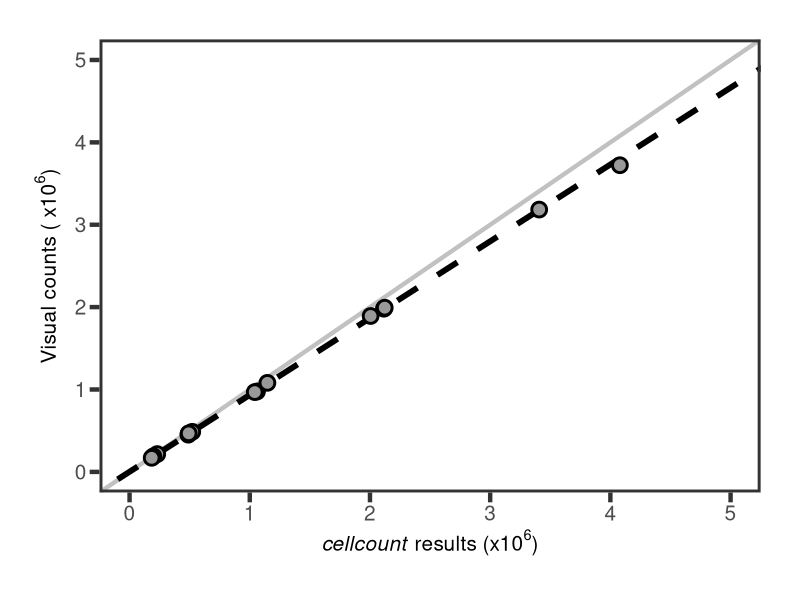
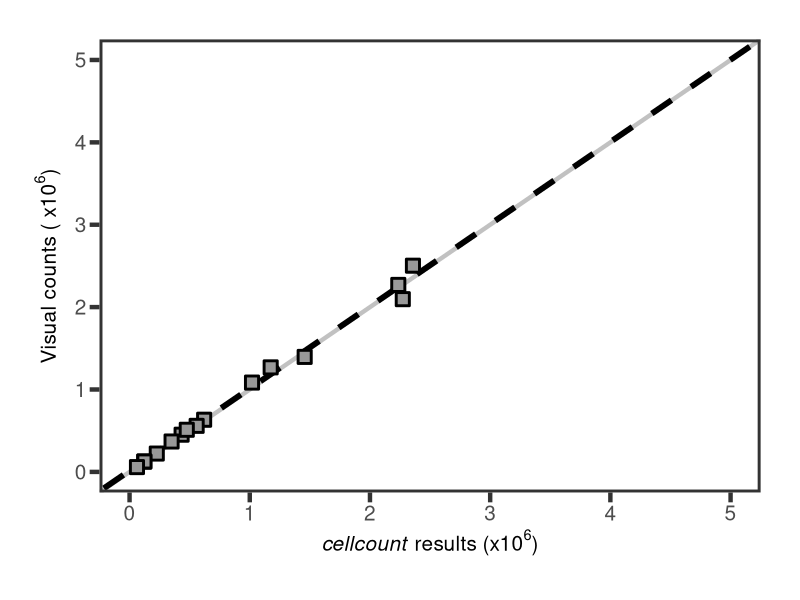
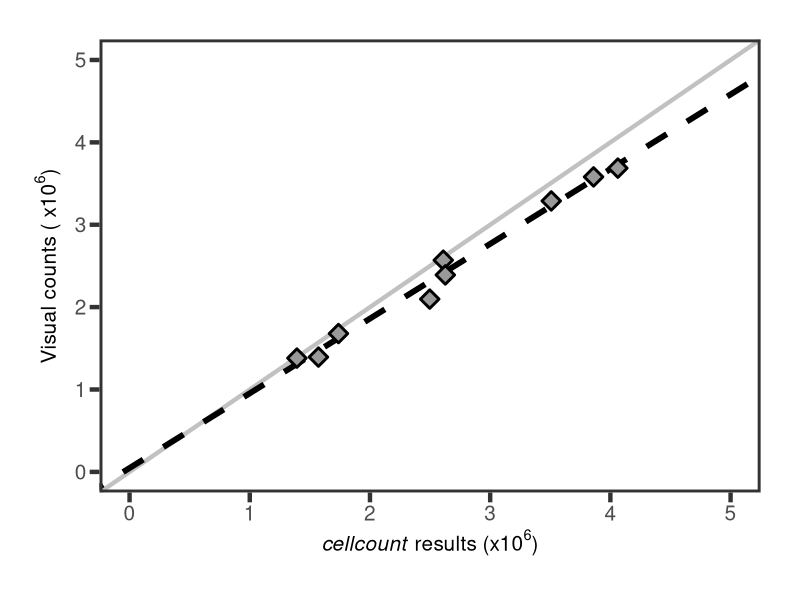
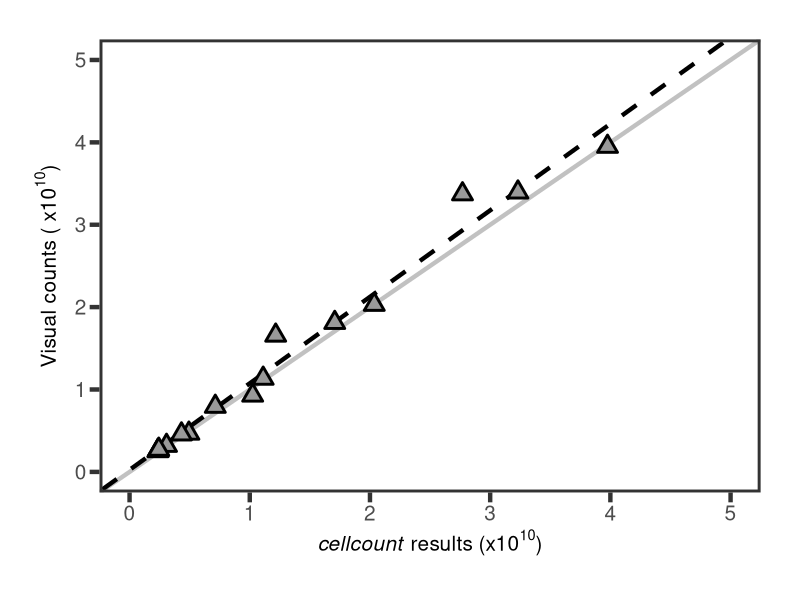
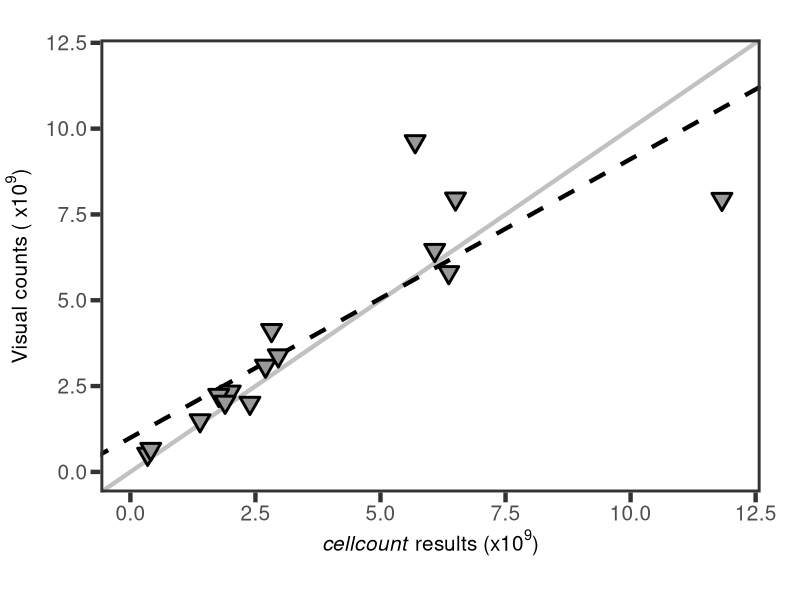
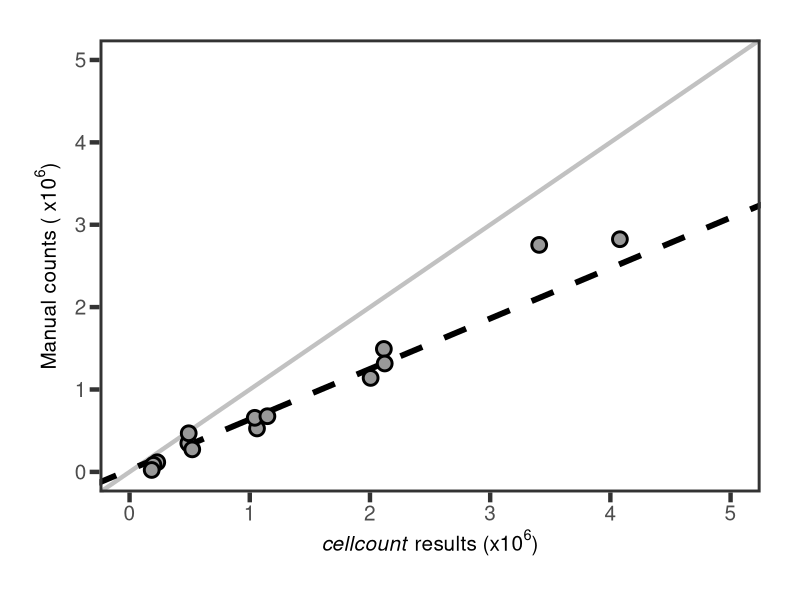
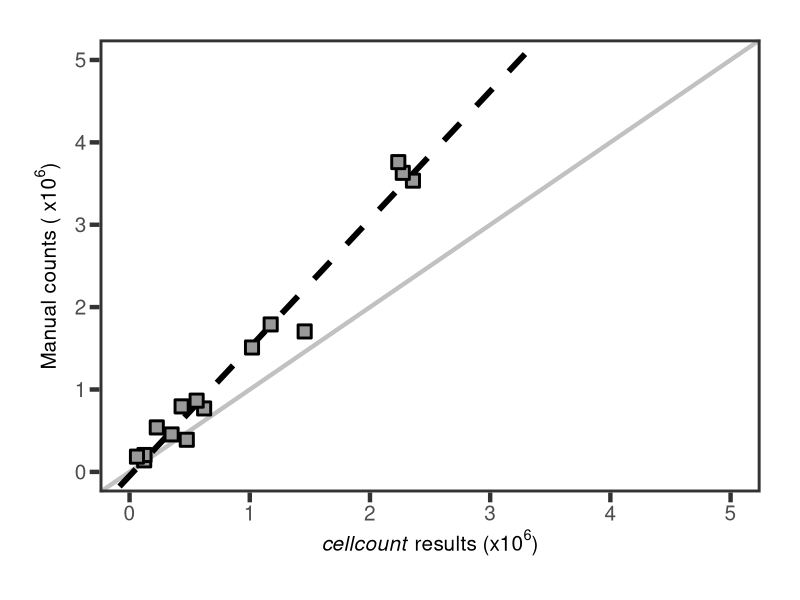
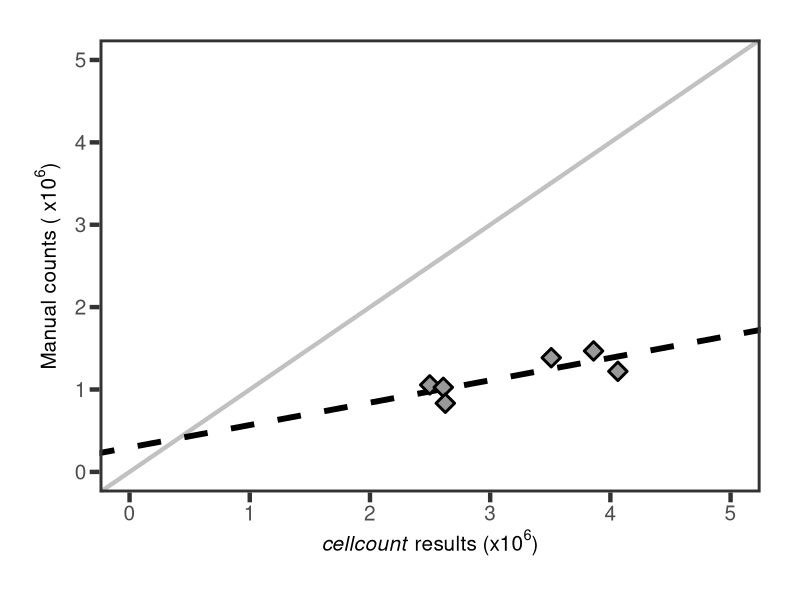

The R source for these figures, in order:
library(ggplot2)
library(gridExtra)
library(ggpubr)
library(cowplot)

setwd("C:/Users/Tyler.Harman/Desktop/cellcount_work/cellcount_main/data")

RA<-read.csv("Regression_Analysis.csv",header=T)

RA_F192<-subset(RA,Species=="F192")
RA_F210<-subset(RA,Species=="F210")
RA_Anabena<-subset(RA,Species=="Anabena")
RA_Shewanella<-subset(RA,Species=="Shewanella")
RA_E.coli<-subset(RA,Species=="E.coli")

RA_F192$Script<-(RA_F192$Script/1000000)
RA_F192$Visual<-(RA_F192$Visual/1000000)
RA_F192$Microscope<-(RA_F192$Microscope/1000000)

data.lm1<-lm(Visual~Script,data=RA_F192)
summary(data.lm1)

F192<-ggplot(data=RA_F192, aes(x=Script,y=Visual))+
  theme_bw()+
  labs(x=expression(paste(italic("cellcount"), " results (",x10^{6},")")))+
  labs(y=expression(paste("Visual counts ( ",x10^{6},")")))+
  theme(axis.title.x = element_text(size=15),
        axis.title.y = element_text(size=15,vjust=2))+
  theme(axis.text.x = element_text(size = 15),
        axis.text.y = element_text(size = 15),
        axis.ticks = element_line(size=1.5),
        axis.ticks.length = unit(0.25,"cm"),
        plot.margin=unit(c(1,1,1,1),"cm"),
        panel.grid.major = element_blank(),
        panel.grid.minor = element_blank(),
        panel.border = element_rect(size=2))+
  scale_x_continuous(labels=function(x) format(x,scientific=FALSE))+
  scale_y_continuous(labels=function(x) format(x,scientific=FALSE))+
  xlim(0,5)+
  ylim(0,5)+
  geom_abline(slope=1,intercept=0,color="grey40",size=1.5,alpha=0.4)+
  geom_abline(slope=coef(data.lm1)[["Script"]],
              intercept=coef(data.lm1)[["(Intercept)"]],
              linetype=2,
              size=2)+
  geom_point(size=4,shape=21,colour="black",fill="grey60",stroke=1.5)
F192


RA_F210$Script<-(RA_F210$Script/1000000)
RA_F210$Visual<-(RA_F210$Visual/1000000)
RA_F210$Microscope<-(RA_F210$Microscope/1000000)

data.lm2<-lm(Visual~Script,data=RA_F210)
summary(data.lm2)

F210<-ggplot(data=RA_F210, aes(x=Script,y=Visual))+
  theme_bw()+
  labs(x=expression(paste(italic("cellcount"), " results (",x10^{6},")")))+
  labs(y=expression(paste("Visual counts ( ",x10^{6},")")))+
  theme(axis.title.x = element_text(size=15),
        axis.title.y = element_text(size=15,vjust=2))+
  theme(axis.text.x = element_text(size = 15),
        axis.text.y = element_text(size = 15),
        axis.ticks = element_line(size=1.5),
        axis.ticks.length = unit(0.25,"cm"),
        plot.margin=unit(c(1,1,1,1),"cm"),
        panel.grid.major = element_blank(),
        panel.grid.minor = element_blank(),
        panel.border = element_rect(size=2))+
  scale_x_continuous(labels=function(x) format(x,scientific=FALSE))+
  scale_y_continuous(labels=function(x) format(x,scientific=FALSE))+
  xlim(0,5)+
  ylim(0,5)+
  geom_abline(slope=1,intercept=0,color="grey40",size=1.5,alpha=0.4)+
  geom_abline(slope=coef(data.lm2)[["Script"]],
              intercept=coef(data.lm2)[["(Intercept)"]],
              linetype=2,
              size=2)+
  geom_point(size=4,shape=22,colour="black",fill="grey60",stroke=1.5)
F210


RA_Anabena$Script<-(RA_Anabena$Script/1000000)
RA_Anabena$Visual<-(RA_Anabena$Visual/1000000)
RA_Anabena$Microscope<-(RA_Anabena$Microscope/1000000)

data.lm3<-lm(Visual~Script,data=RA_Anabena)
summary(data.lm3)

Anabena<-ggplot(data=RA_Anabena, aes(x=Script,y=Visual))+
  theme_bw()+
  labs(x=expression(paste(italic("cellcount"), " results (",x10^{6},")")))+
  labs(y=expression(paste("Visual counts ( ",x10^{6},")")))+
  theme(axis.title.x = element_text(size=15),
        axis.title.y = element_text(size=15,vjust=2))+
  theme(axis.text.x = element_text(size = 15),
        axis.text.y = element_text(size = 15),
        axis.ticks = element_line(size=1.5),
        axis.ticks.length = unit(0.25,"cm"),
        plot.margin=unit(c(1,1,1,1),"cm"),
        panel.grid.major = element_blank(),
        panel.grid.minor = element_blank(),
        panel.border = element_rect(size=2))+
  scale_x_continuous(labels=function(x) format(x,scientific=FALSE))+
  scale_y_continuous(labels=function(x) format(x,scientific=FALSE))+
  xlim(0,5)+
  ylim(0,5)+
  geom_abline(slope=1,intercept=0,color="grey40",size=1.5,alpha=0.4)+
  geom_abline(slope=coef(data.lm3)[["Script"]],
              intercept=coef(data.lm3)[["(Intercept)"]],
              linetype=2,
              size=2)+
  geom_point(size=4,shape=23,colour="black",fill="grey60",stroke=1.5)
Anabena


RA_Shewanella$Script<-(RA_Shewanella$Script/10000000000)
RA_Shewanella$Visual<-(RA_Shewanella$Visual/10000000000)

data.lm4<-lm(Visual~Script,data=RA_Shewanella)
summary(data.lm4)

Shewanella<-ggplot(data=RA_Shewanella, aes(x=Script,y=Visual))+
  theme_bw()+
  labs(x=expression(paste(italic("cellcount"), " results (",x10^{10},")")))+
  labs(y=expression(paste("Visual counts ( ",x10^{10},")")))+
  theme(axis.title.x = element_text(size=15),
        axis.title.y = element_text(size=15,vjust=2))+
  theme(axis.text.x = element_text(size = 15),
        axis.text.y = element_text(size = 15),
        axis.ticks = element_line(size=1.5),
        axis.ticks.length = unit(0.25,"cm"),
        plot.margin=unit(c(1,1,1,1),"cm"),
        panel.grid.major = element_blank(),
        panel.grid.minor = element_blank(),
        panel.border = element_rect(size=2))+
  scale_x_continuous(labels=function(x) format(x,scientific=FALSE))+
  scale_y_continuous(labels=function(x) format(x,scientific=FALSE))+
  xlim(0,5)+
  ylim(0,5)+
  geom_abline(slope=1,intercept=0,color="grey40",size=1.5,alpha=0.4)+
  geom_abline(slope=coef(data.lm4)[["Script"]],
              intercept=coef(data.lm4)[["(Intercept)"]],
              linetype=2,
              size=1.5)+
  geom_point(size=4,shape=24,colour="black",fill="grey60",stroke=1.5)
Shewanella


RA_E.coli$Script<-(RA_E.coli$Script/1000000000)
RA_E.coli$Visual<-(RA_E.coli$Visual/1000000000)

data.lm5<-lm(Visual~Script,data=RA_E.coli)
summary(data.lm5)

E.coli<-ggplot(data=RA_E.coli, aes(x=Script,y=Visual))+
  theme_bw()+
  labs(x=expression(paste(italic("cellcount"), " results (",x10^{9},")")))+
  labs(y=expression(paste("Visual counts ( ",x10^{9},")")))+
  theme(axis.title.x = element_text(size=15),
        axis.title.y = element_text(size=15,vjust=2))+
  theme(axis.text.x = element_text(size = 15),
        axis.text.y = element_text(size = 15),
        axis.ticks = element_line(size=1.5),
        axis.ticks.length = unit(0.25,"cm"),
        plot.margin=unit(c(1,1,1,0.26),"cm"),
        panel.grid.major = element_blank(),
        panel.grid.minor = element_blank(),
        panel.border = element_rect(size=2))+
  scale_x_continuous(labels=function(x) format(x,scientific=FALSE))+
  scale_y_continuous(labels=function(x) format(x,scientific=FALSE))+
  xlim(0,12)+
  ylim(0,12)+
  geom_abline(slope=1,intercept=0,color="grey40",size=1.5,alpha=0.4)+
  geom_abline(slope=coef(data.lm5)[["Script"]],
              intercept=coef(data.lm5)[["(Intercept)"]],
              linetype=2,
              size=1.5)+
  geom_point(size=4,shape=25,colour="black",fill="grey60",stroke=1.5)
E.coli



tiff("RA_Analysis1.tiff", height = 32, width = 30, units = 'cm', 
     compression = "lzw", res = 300)
plot_grid(Anabena,F192,F210,Shewanella,E.coli, ncol = 2, nrow = 3, labels = "AUTO",label_x = 0.23,hjust=1,vjust=5,label_size = 15, label_fontface = "plain")
dev.off()





data.lm6<-lm(Microscope~Script,data=RA_F192)
summary(data.lm6)

F192_M<-ggplot(data=RA_F192, aes(x=Script,y=Microscope))+
  theme_bw()+
  labs(x=expression(paste(italic("cellcount"), " results (",x10^{6},")")))+
  labs(y=expression(paste("Manual counts ( ",x10^{6},")")))+
  theme(axis.title.x = element_text(size=15),
        axis.title.y = element_text(size=15,vjust=2))+
  theme(axis.text.x = element_text(size = 15),
        axis.text.y = element_text(size = 15),
        axis.ticks = element_line(size=1.5),
        axis.ticks.length = unit(0.25,"cm"),
        plot.margin=unit(c(1,1,1,1),"cm"),
        panel.grid.major = element_blank(),
        panel.grid.minor = element_blank(),
        panel.border = element_rect(size=2))+
  scale_x_continuous(labels=function(x) format(x,scientific=FALSE))+
  scale_y_continuous(labels=function(x) format(x,scientific=FALSE))+
  xlim(0,5)+
  ylim(0,5)+
  geom_abline(slope=1,intercept=0,color="grey40",size=1.5,alpha=0.4)+
  geom_abline(slope=coef(data.lm6)[["Script"]],
              intercept=coef(data.lm6)[["(Intercept)"]],
              linetype=2,
              size=2)+
  geom_point(size=4,shape=21,colour="black",fill="grey60",stroke=1.5)
F192_M

data.lm7<-lm(Microscope~Script,data=RA_F210)
summary(data.lm7)

F210_M<-ggplot(data=RA_F210, aes(x=Script,y=Microscope))+
  theme_bw()+
  labs(x=expression(paste(italic("cellcount"), " results (",x10^{6},")")))+
  labs(y=expression(paste("Manual counts ( ",x10^{6},")")))+
  theme(axis.title.x = element_text(size=15),
        axis.title.y = element_text(size=15,vjust=2))+
  theme(axis.text.x = element_text(size = 15),
        axis.text.y = element_text(size = 15),
        axis.ticks = element_line(size=1.5),
        axis.ticks.length = unit(0.25,"cm"),
        plot.margin=unit(c(1,1,1,1),"cm"),
        panel.grid.major = element_blank(),
        panel.grid.minor = element_blank(),
        panel.border = element_rect(size=2))+
  scale_x_continuous(labels=function(x) format(x,scientific=FALSE))+
  scale_y_continuous(labels=function(x) format(x,scientific=FALSE))+
  xlim(0,5)+
  ylim(0,5)+
  geom_abline(slope=1,intercept=0,color="grey40",size=1.5,alpha=0.4)+
  geom_abline(slope=coef(data.lm7)[["Script"]],
              intercept=coef(data.lm7)[["(Intercept)"]],
              linetype=2,
              size=2)+
  geom_point(size=4,shape=22,colour="black",fill="grey60",stroke=1.5)
F210_M

data.lm8<-lm(Microscope~Script,data=RA_Anabena)
summary(data.lm8)

Anabena_M<-ggplot(data=RA_Anabena, aes(x=Script,y=Microscope))+
  theme_bw()+
  labs(x=expression(paste(italic("cellcount"), " results (",x10^{6},")")))+
  labs(y=expression(paste("Manual counts ( ",x10^{6},")")))+
  theme(axis.title.x = element_text(size=15),
        axis.title.y = element_text(size=15,vjust=2))+
  theme(axis.text.x = element_text(size = 15),
        axis.text.y = element_text(size = 15),
        axis.ticks = element_line(size=1.5),
        axis.ticks.length = unit(0.25,"cm"),
        plot.margin=unit(c(1,1,1,1),"cm"),
        panel.grid.major = element_blank(),
        panel.grid.minor = element_blank(),
        panel.border = element_rect(size=2))+
  scale_x_continuous(labels=function(x) format(x,scientific=FALSE))+
  scale_y_continuous(labels=function(x) format(x,scientific=FALSE))+
  xlim(0,5)+
  ylim(0,5)+
  geom_abline(slope=1,intercept=0,color="grey40",size=1.5,alpha=0.4)+
  geom_abline(slope=coef(data.lm8)[["Script"]],
              intercept=coef(data.lm8)[["(Intercept)"]],
              linetype=2,
              size=2)+
  geom_point(size=4,shape=23,colour="black",fill="grey60",stroke=1.5)
Anabena_M



tiff("RA_Analysis2.tiff", height = 30, width = 30, units = 'cm', 
     compression = "lzw", res = 300)
plot_grid(Anabena_M,F192_M,F210_M, ncol = 2, nrow = 2, labels = "AUTO",label_x = 0.23,hjust=1,vjust=5,label_size = 15, label_fontface = "plain")
dev.off()
